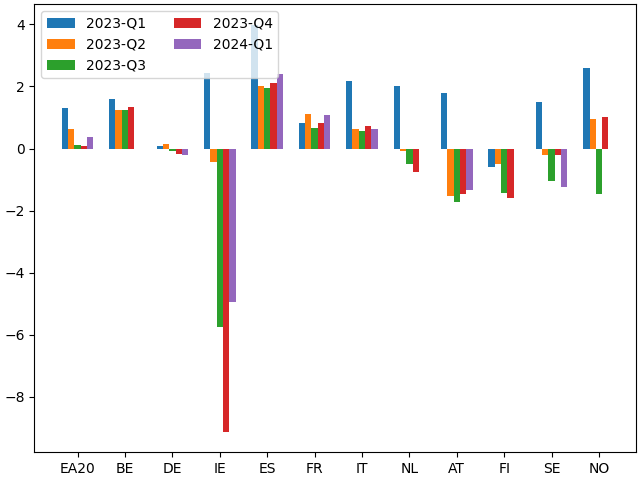

Write Python code to recreate this figure.
import matplotlib.pyplot as plt
import numpy as np
from source_engine.estat_statistics import EstatStatisticsSource

from charting.model.chart import Chart
from charting.model.metadata import Metadata, Region, Category


def main(**kwargs):
    estat_source = EstatStatisticsSource()
    query = "namq_10_gdp?format=JSON&unit=CLV10_MEUR&s_adj=SCA&na_item=B1GQ&lang=en"

    data = estat_source.get_data(query)
    data = data.transpose()
    data_yoy = (data / data.shift(4) - 1) * 100
    title = "Manheim US Vehicle Inflation"
    metadata = Metadata(title=title, region=Region.US, category=Category.INFLATION)
    chart = Chart(title=title, metadata=metadata, filename="eu_gdp_growth.jpeg", num_y_axis=1)
    countries = ['EA20', 'BE', 'DE', 'IE', 'ES', 'FR', 'IT', 'NL', 'AT', 'FI', 'SE', 'NO']
    margin = 0.5
    width = .25
    idxs = np.arange(-5, 0, 1)
    number_of_bars_per_x_label = len(idxs)
    number_of_x_labels = len(countries)
    x = np.linspace(0, number_of_bars_per_x_label * (number_of_x_labels - 1) * (1 + margin) * width,
                    num=number_of_x_labels)
    multiplier = 0
    fig, ax = plt.subplots(layout='constrained')
    for name, series in data_yoy[countries].iloc[idxs].iterrows():
        offset = width * multiplier
        rects = ax.bar(x + offset, series, width, label=name)
        # ax.bar_label(rects, padding=3)
        multiplier += 1

    # for name, series in data_yoy[countries].items():
    #     chart.add_series(idx[[-5,-1]], series.iloc[[-5,-1]].to_list(), name, chart_type='bar', stacked=True)
    ax.set_xticks(x + int(number_of_bars_per_x_label / 2) * width, countries)
    ax.legend(loc='upper left', ncols=2)
    plt.savefig('eu_gdp_growth.jpeg')
    # chart.legend()
    # return chart.plot(upload_chart='observation_start' not in kwargs)


if __name__ == '__main__':
    main()
